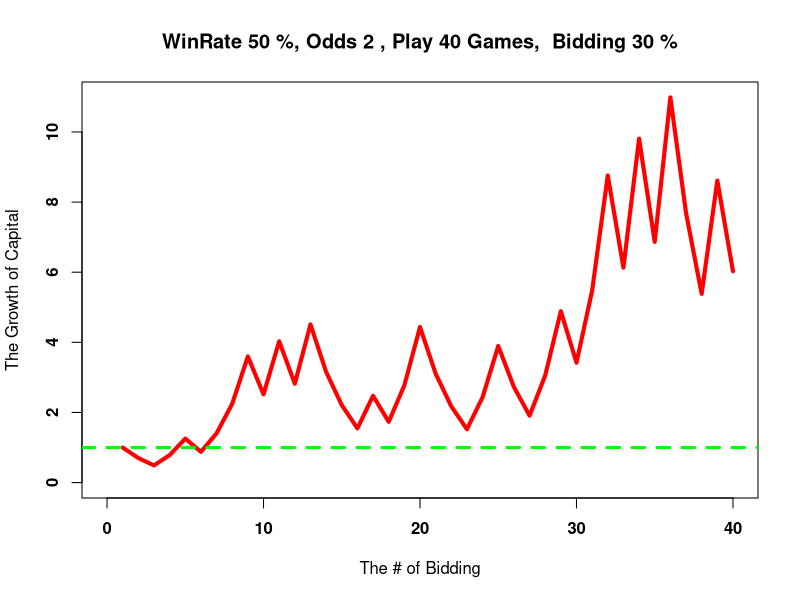

Here is the R script that generated this plot:
##profit growth when bidding f##

nbet=40		## number of bidding
odds=2		## odds
pwin=0.5	## win rate
initM=1		## initial capital
f=0.3		## bidding fraction
dice=sample(0:1,size=nbet,prob=c(0.5,0.5),replace=T) ## gamble simulation

capital=rep(initM,1)  		## current capital

for(i in 2:nbet){	## running each game
capital[i]=dice[i-1]*capital[i-1]*f*(1+odds)+capital[i-1]*(1-f)} ## the growth of capital

plot(capital,type="l",col="red",lwd=4,font=2
,xlim=c(0,nbet),ylim=c(0,max(capital))
,xlab="The # of Bidding",ylab="The Growth of Capital"
,main=paste("WinRate",pwin*100,"%,","Odds",odds,", Play",nbet,"Games, "
,"Bidding",f*100,"%"))

abline(h=initM,col="green",lty=2,lwd=3)
